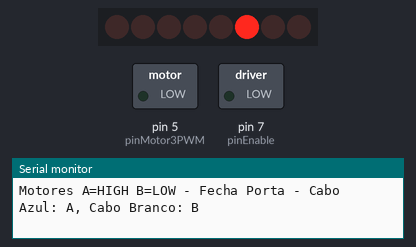
Recording of a sketch running on a simulated Arduino Uno, built with avr-gcc and run on an emulated ATmega328P. Parts: 8 shift-register outputs drawn as a row of LEDs (first output left, lit = HIGH), switched loads named in the sketch (green lamp = pin HIGH), the last lines printed to the serial monitor. Wiring (inferred from the names in the program): shift register (74HC595): data pin 8; shift clock pin 4; latch pin 12. Wiring (inferred from the signals the program sends): row of LEDs: on Q0, Q1, Q2, Q3, Q4, Q5, Q6, Q7. Pins used as bus, display or sensor lines are not drawn.

Above: at 0.5 s.
At 3.5 s:
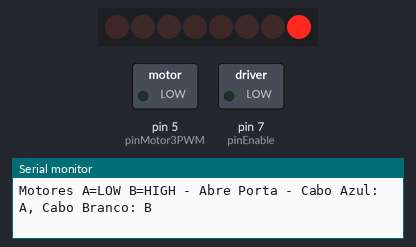
Timing chart, 0 to 4.6 s (numbered marks = the images above):
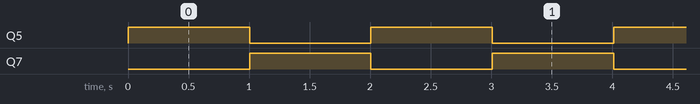

The sketch:

teste_ponte_H.ino
```cpp
/******************************************************************************************
 * Mapa do Sketch
 * 1- Cabeçalho (bibliotecas, definições, variáveis e objetos globais)
 * 2- setup()
 * 3- loop()
 * 4- ci74HC595Write()
 * 5- delayPWM()
 *
 * Desenvolvido por Ideias Tecnologia / Brincando com Ideias
 */
#define pinSH_CP  4   //Pino Clock  DIR_CLK
#define pinST_CP  12  //Pino Latch  DIR_LATCH
#define pinDS     8   //Pino Data   DIR_SER
#define pinEnable 7   //Pino Enable DIR_EN

#define pinMotor3PWM 5

#define qtdeCI   1

#define bitMotor3A 5
#define bitMotor3B 7

void ci74HC595Write(byte pino, bool estado);

void setup() {
   pinMode(pinSH_CP, OUTPUT);
   pinMode(pinST_CP, OUTPUT);
   pinMode(pinEnable, OUTPUT);
   pinMode(pinDS, OUTPUT);

   pinMode(pinMotor3PWM, OUTPUT);

   digitalWrite(pinEnable, LOW);
   Serial.begin(9600);
}

void loop() {

  Serial.println("Motores A=HIGH B=LOW - Fecha Porta - Cabo Azul: A, Cabo Branco: B");
  ci74HC595Write(bitMotor3A, HIGH);
  ci74HC595Write(bitMotor3B, LOW);
  delay(1000);

  Serial.println("Motores A=LOW B=HIGH - Abre Porta - Cabo Azul: A, Cabo Branco: B");
  ci74HC595Write(bitMotor3A, LOW);
  ci74HC595Write(bitMotor3B, HIGH);
  delay(1000);
}

void ci74HC595Write(byte pino, bool estado) {
  static byte ciBuffer[qtdeCI];

  bitWrite(ciBuffer[pino / 8], pino % 8, estado);

  digitalWrite(pinST_CP, LOW); //Inicia a Transmissão

  digitalWrite(pinDS, LOW);    //Apaga Tudo para Preparar Transmissão
  digitalWrite(pinSH_CP, LOW);

  for (int nC = qtdeCI-1; nC >= 0; nC--) {
      for (int nB = 7; nB >= 0; nB--) {

          digitalWrite(pinSH_CP, LOW);  //Baixa o Clock

          digitalWrite(pinDS,  bitRead(ciBuffer[nC], nB) );     //Escreve o BIT

          digitalWrite(pinSH_CP, HIGH); //Eleva o Clock
          digitalWrite(pinDS, LOW);     //Baixa o Data para Previnir Vazamento
      }
  }

  digitalWrite(pinST_CP, HIGH);  //Finaliza a Transmissão
}
```

Measured:
- by itself, Q5, Q7: alternates HIGH for 1.0 s and LOW for 1.0 s
